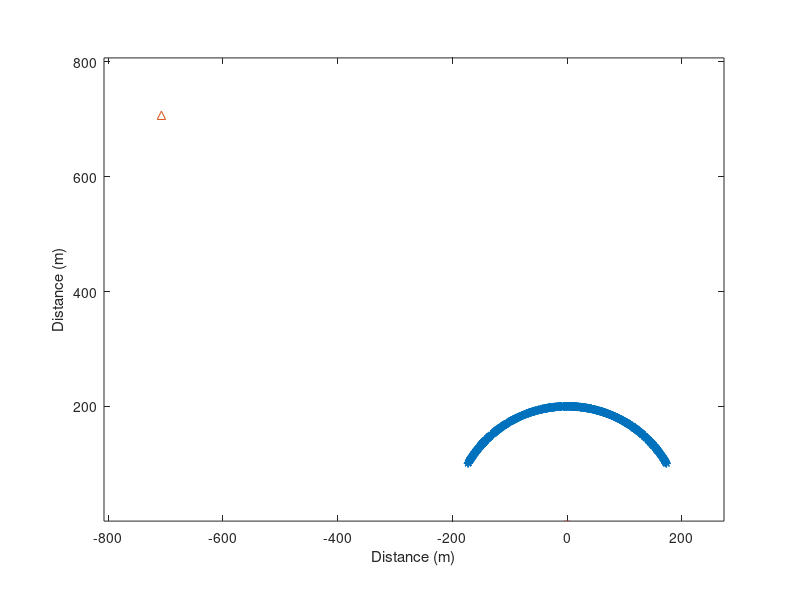
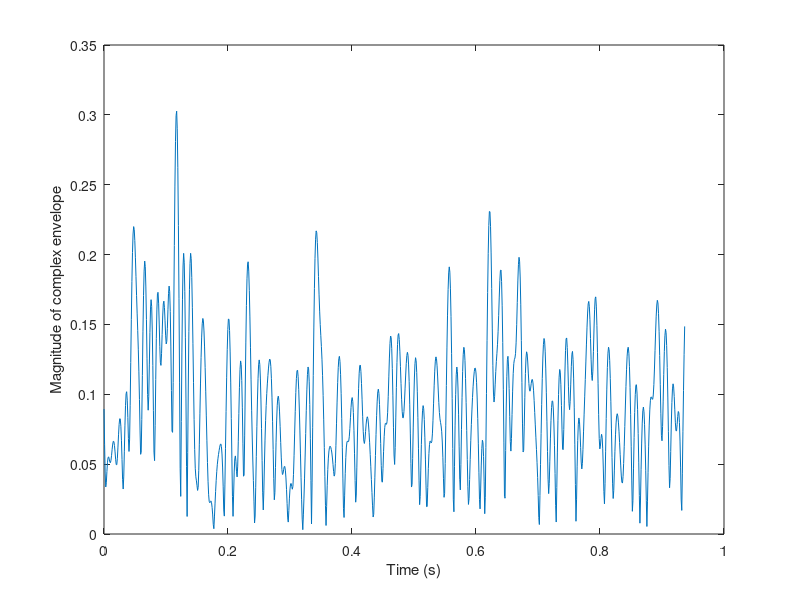
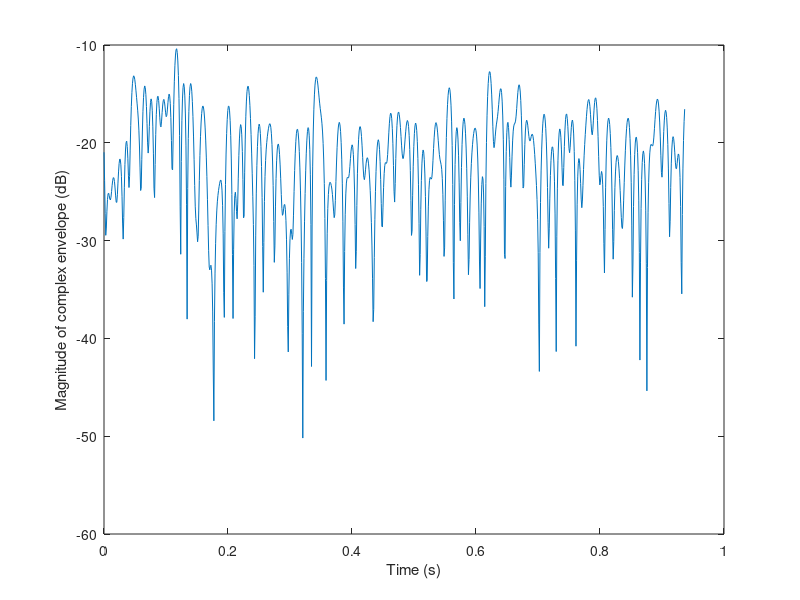
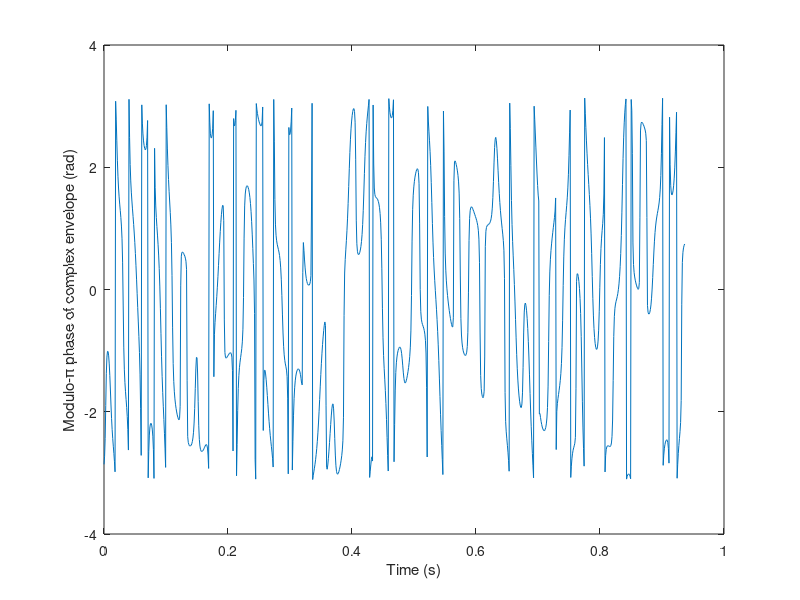

MATLAB code for these plots, in order:
%
% project513 width +/-60 degree, direction 90 degree
%
% Initialize ============================================================
clear
close all
clc
% basic inputs ==========================================================

fc=2000;         % MHz  Carrier frequency
F=16;             % sampling rate: fraction of wave length
V=10;            %  m/s MS1 speed 
NFFT=1024;       % Number of points in FFT
Nsamples=1000;   % Number of samples 
NSC=1000;        % Number of scatterers
avPower=-20;     % sigma^2  Raverage power

% geometry inputs ========================================================

dBS=1000;     
angleBS=135;
BSx=dBS*cosd(angleBS) % location of transmitter (BS) x-coordinate
BSy=dBS*sind(angleBS)  % location of transmitter (BS) y-coordinate

% locations of point scatterers =========================================

minalpha=30;     % -60
maxalpha=150;    % +60


D=200;                        % radius from origin
% alpha=rand(NSC,1)*360;        % random draw of angles of arrival
alpha=rand(NSC,1)*(maxalpha-minalpha)+minalpha;        % random draw of angles of arrival

SCx=D.*cosd(alpha);
SCy=D.*sind(alpha);

figure,plot(SCx,SCy,'*', BSx,BSy,'^'), hold on

% indirect parameters ===================================================
lambdac=300/fc;    % m wavelength
Dx=lambdac/F;      % m sampling spacing 
ts=Dx/V;          % s time sampling interval
fs=1/ts;           % Hz sampling frequency
kc=2*pi/lambdac;   % propagation constant

a=sqrt(10.^(avPower/10)/NSC)  % magnitude of echoes
sigma=sqrt(0.5*10.^(avPower/10))     % Rayleigh parameter

fm=V/lambdac                % max Doppler shift


timeaxis=ts.*[0:Nsamples-1];

MS0=-V*timeaxis(end)/2;        % initial location of receiver (MS) x-coordinate

MSx=MS0+V.*timeaxis;  % MS route along x-axis
MSy=zeros(Nsamples,1);  % MS route along x-axis (y=0)
plot(MSx,MSy,'r')
xlabel('Distance (m)');
ylabel('Distance (m)');

MINx=min(min(BSx, SCx))-100;
MAXx=max(max(BSx, SCx))+100;
MINy=min(min(min(BSy, SCy)))-100;
MAXy=max(max(max(BSy, SCy)))+100;
axis([MINx MAXx MINy MAXy])
axis equal

% calculate distance matrix =============================================
distBSSC=sqrt((BSx-SCx).^2+(BSy-SCy).^2);

distBSSCext=repmat(distBSSC,1,Nsamples);

distSCMS=zeros(NSC,Nsamples);
for ii=1:Nsamples
    distSCMS(:,ii)=sqrt((SCx-MSx(ii)).^2+SCy.^2);
end

distBSSCMS=distBSSCext+distSCMS;

% calculate complex envelope ===========================================
ray=a*exp(-j*kc*distBSSCMS);
r=sum(ray);

% plot amplitude and phase =============================================
figure,plot(timeaxis,abs(r))
xlabel('Time (s)')
ylabel('Magnitude of complex envelope')

figure,plot(timeaxis,20*log10(abs(r)))
xlabel('Time (s)')
ylabel('Magnitude of complex envelope (dB)')

figure,plot(timeaxis,angle(r))
xlabel('Time (s)')
ylabel('Modulo-\pi phase of complex envelope (rad)')

figure,plot(timeaxis,unwrap(angle(r)))
xlabel('Time (s)')
ylabel('Phase of complex envelope (rad)')

% plot normalized RF spectrum ===============================
spectrumr=fftshift((abs(fft(r,NFFT))).^2);
freqaxis=[0:NFFT-1]*fs/NFFT-fs/2;
%figure,plot(freqaxis,10*log10(spectrumr)-max(10*log10(spectrumr)))
figure,plot(freqaxis,spectrumr)
xlabel('Doppler shift (Hz)')
ylabel('Complex envelope spectrum');
